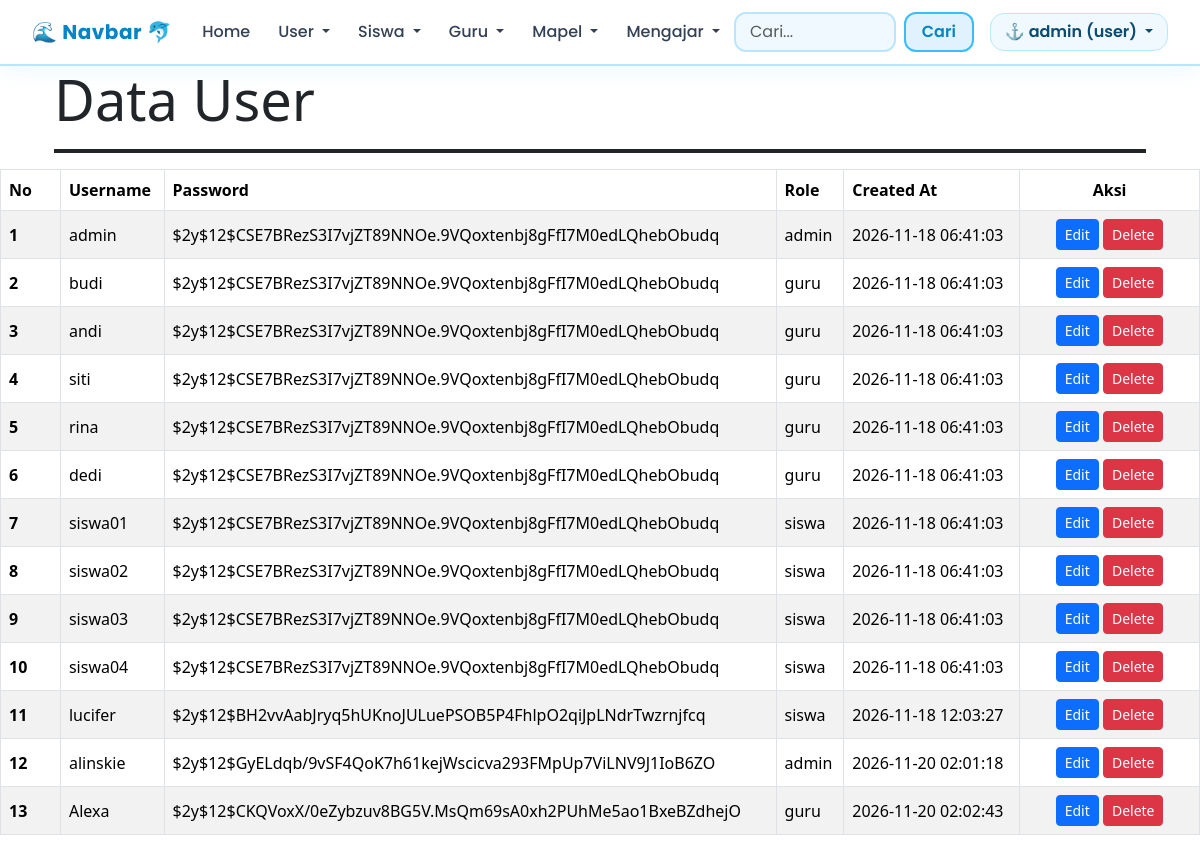
/seluruh.php, run on the app's committed database.
### tables this page shows
CREATE TABLE `users` (
  `id` int NOT NULL,
  `username` varchar(50) DEFAULT NULL,
  `password` varchar(255) DEFAULT NULL,
  `role` enum('admin','guru','siswa') DEFAULT NULL,
  `created_at` timestamp NULL DEFAULT CURRENT_TIMESTAMP
);

### seluruh.php (the view, shortened to what this page needs)
<?php require_once ("navbar.php");
require_once("koneksi.php");
require_once("navbar.php");
$sql = "SELECT id, username, password, role, created_at FROM users ORDER BY id ASC";
$hasil = mysqli_query($koneksi ,$sql);
if (mysqli_num_rows($hasil) > 0){
  while ($row = mysqli_fetch_assoc($hasil)){
    $data[] = $row;
  }
} else{
  $data = [];
}
?>
<div class="container">
  <div class="container center">
        <h1 class="fw-normal display-4">Data User</h1>
        <hr class="border border-dark border-2 opacity-100">
   </div>
</div>
<table class="table table-bordered table-striped align-middle">
  <thead>
    <tr>
      <th scope="col" style="width:5%;">No</th>
      <th scope="col">Username</th>
      <th scope="col">Password</th>
      <th scope="col">Role</th>
      <th scope="col">Created At</th>
      <th scope="col" style="width:15%; text-align:center;">Aksi</th>
    </tr>
  </thead>
  <tbody>
    <?php
    if (!empty($data)) {
        $no = 1;
        foreach ($data as $user) {
    ?>
    <tr>
      <th scope="row"><?php echo $no++; ?></th>
      <td><?php echo htmlspecialchars($user['username']); ?></td>
      <td><?php echo htmlspecialchars($user['password']); ?></td>
      <td><?php echo htmlspecialchars($user['role']); ?></td>
      <td><?php echo htmlspecialchars($user['created_at']); ?></td>
      <td class="text-center">
          <a href="form_edit.php?id=<?php echo $user['id']; ?>" class="btn btn-primary btn-sm">Edit</a>
          <a href="aksi_hapus.php?id=<?php echo $user['id']; ?>" class="btn btn-danger btn-sm" onclick="return confirm('Apakah Anda yakin ingin menghapus data ini?')">Delete</a>
      </td>
    </tr>
    <?php
        }
    } else {
    ?>
    <tr>
      <td colspan="6" class="text-center">Tidak ada data</td>
    </tr>
    <?php } ?>
  </tbody>
</table>
<?php require "footer.php"?>

### data on the page
users: username "admin", password "$2y$12$CSE7BRezS3I7vjZT89NNOe.9VQoxtenbj8gFfI7M0edLQhebObudq", role "admin", created_at "2026-11-18 06:41:03"
users: username "budi", password "$2y$12$CSE7BRezS3I7vjZT89NNOe.9VQoxtenbj8gFfI7M0edLQhebObudq", role "guru", created_at "2026-11-18 06:41:03"
users: username "andi", password "$2y$12$CSE7BRezS3I7vjZT89NNOe.9VQoxtenbj8gFfI7M0edLQhebObudq", role "guru", created_at "2026-11-18 06:41:03"
users: username "siti", password "$2y$12$CSE7BRezS3I7vjZT89NNOe.9VQoxtenbj8gFfI7M0edLQhebObudq", role "guru", created_at "2026-11-18 06:41:03"
users: username "rina", password "$2y$12$CSE7BRezS3I7vjZT89NNOe.9VQoxtenbj8gFfI7M0edLQhebObudq", role "guru", created_at "2026-11-18 06:41:03"
users: username "dedi", password "$2y$12$CSE7BRezS3I7vjZT89NNOe.9VQoxtenbj8gFfI7M0edLQhebObudq", role "guru", created_at "2026-11-18 06:41:03"
users: username "siswa01", password "$2y$12$CSE7BRezS3I7vjZT89NNOe.9VQoxtenbj8gFfI7M0edLQhebObudq", role "siswa", created_at "2026-11-18 06:41:03"
users: username "siswa02", password "$2y$12$CSE7BRezS3I7vjZT89NNOe.9VQoxtenbj8gFfI7M0edLQhebObudq", role "siswa", created_at "2026-11-18 06:41:03"
users: username "siswa03", password "$2y$12$CSE7BRezS3I7vjZT89NNOe.9VQoxtenbj8gFfI7M0edLQhebObudq", role "siswa", created_at "2026-11-18 06:41:03"
users: username "siswa04", password "$2y$12$CSE7BRezS3I7vjZT89NNOe.9VQoxtenbj8gFfI7M0edLQhebObudq", role "siswa", created_at "2026-11-18 06:41:03"
users: username "lucifer", password "$2y$12$BH2vvAabJryq5hUKnoJULuePSOB5P4FhlpO2qiJpLNdrTwzrnjfcq", role "siswa", created_at "2026-11-18 12:03:27"
users: username "alinskie", password "$2y$12$GyELdqb/9vSF4QoK7h61kejWscicva293FMpUp7ViLNV9J1IoB6ZO", role "admin", created_at "2026-11-20 02:01:18"
users: username "Alexa", password "$2y$12$CKQVoxX/0eZybzuv8BG5V.MsQm69sA0xh2PUhMe5ao1BxeBZdhejO", role "guru", created_at "2026-11-20 02:02:43"

### other printed values
$nama "admin"
$username "user"
